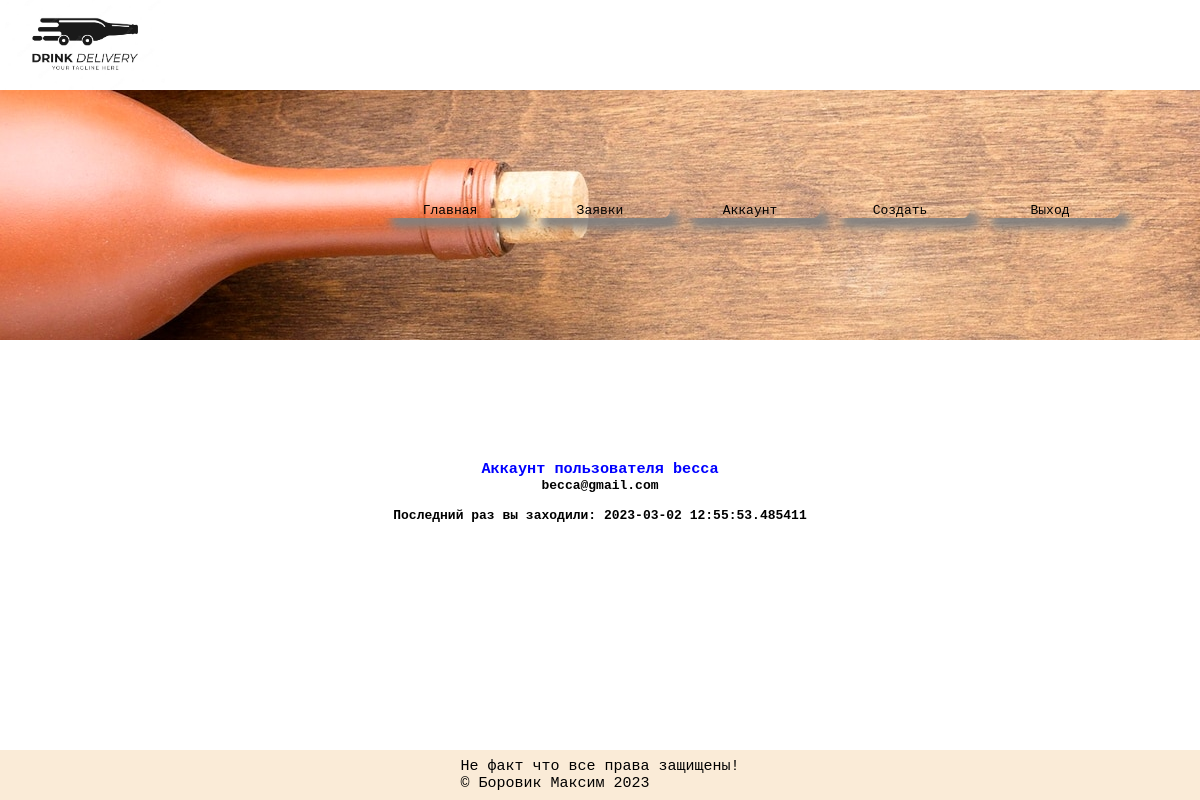
/account (signed in), run on the app's committed database.
### basa/models.py (models this page shows, shortened)
class User(db.Model, UserMixin):
    __tablename__ = "users"
    id = db.Column(db.Integer, primary_key=True)
    username = db.Column(db.String(20), unique=True, nullable=False)
    email = db.Column(db.String(120), unique=True, nullable=False)
    image_file = db.Column(db.String(20), nullable=False, default='default.jpg')
    password = db.Column(db.String(60), nullable=False)
    last_seen = db.Column(db.DateTime)
    orders = db.relationship('Order', backref='author', lazy=True)

### basa/user/routes.py (the view)
@users.route('/account', methods=['GET', 'POST'])
@login_required
def account():
    return render_template('account.html')

### basa/models.py (called while the page is built)
@login_manager.user_loader
def load_user(user_id):
    return User.query.get(int(user_id))

### basa/templates/account.html
{% extends 'base.html' %}
{% block content %}
<h3 style="text-align: center; color: blue; margin-top: 120px;">Аккаунт пользователя {{ current_user.username }}</h3>
<h4 style="text-align: center; ">{{ current_user.email }}</h4>
<br>
<h4 style="text-align: center; ">Последний раз вы заходили: {{ current_user.last_seen }}</h4>
{% endblock content%}

### basa/static/css/style.css (style rules this page uses)
* { margin: 0; padding: 0; }
html, body { height: 100%; }

### data on the page
User: username "becca", email "becca@gmail.com", last_seen "2023-03-02 12:55:53.485411"
